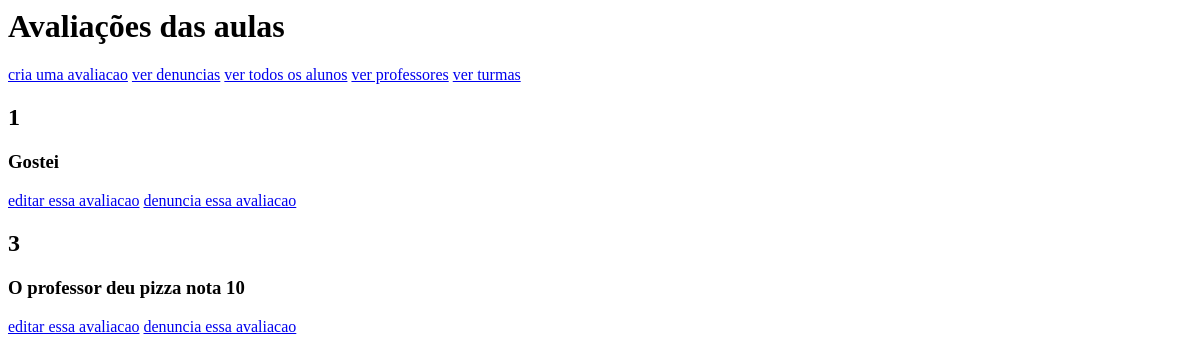
Page /home (signed in) on the earlier database version.
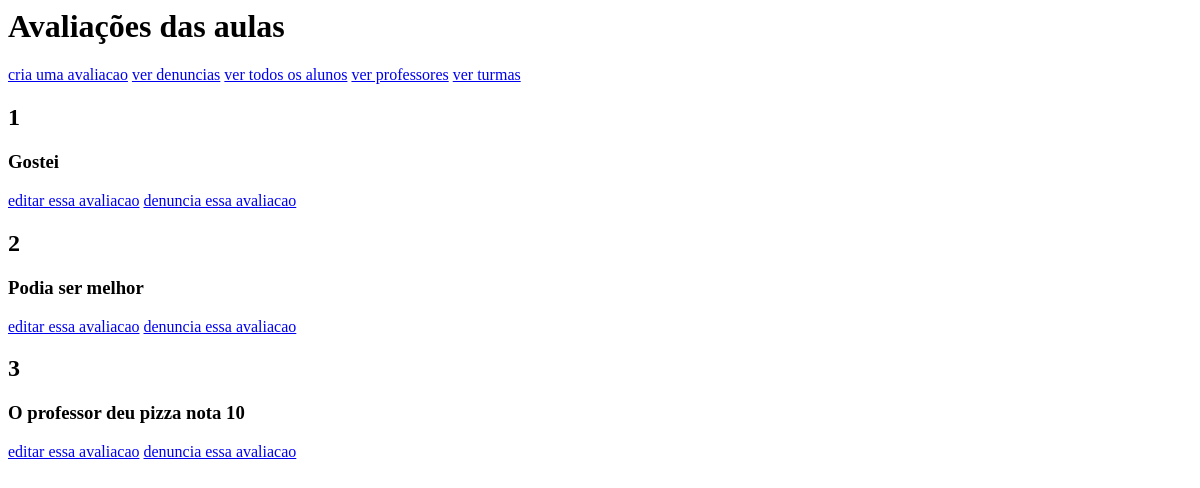
Same page on the later database version.
### tables this page shows
CREATE TABLE avaliacoes (
    id INTEGER PRIMARY KEY AUTOINCREMENT,
    comentario VARCHAR(250),
    aluno_id INT,
    turma_id INT,
    CONSTRAINT fk_aluno_id
    FOREIGN KEY (aluno_id)
    REFERENCES alunos (matricula),
    CONSTRAINT fk_turma_id
    FOREIGN KEY (turma_id)
    REFERENCES turma (numero)
);

### app.py (the view)
@app.route('/home', methods=('GET', 'POST'))
def home():
    conn = get_db_connection()
    posts = conn.execute('SELECT * FROM avaliacoes').fetchall()
    conn.close()
    return render_template('home.html', posts=posts, admin=session['admin'])

### app.py (called while the page is built)
def get_db_connection():
    conn = sqlite3.connect('database.db')
    conn.row_factory = sqlite3.Row
    return conn

### templates/home.html (shortened to what this page needs)
{% block content %}
    <h1>{% block title %} Avaliações das aulas {% endblock %}</h1>
    <a href="/createAva"> cria uma avaliacao</a>
    <a href="/denuncias"> ver denuncias</a>
    <a href="/alunos"> ver todos os alunos</a>
    <a href="/professores"> ver professores</a>
    <a href="/turmas"> ver turmas</a>
    {% for post in posts %}
        <h2>{{ post['turma_id'] }} </h2>
        <h3>{{ post['comentario'] }}</h3>
        <a href="{{url_for('edit', id=post['id'])}}"> editar essa avaliacao</a>
        <a href="{{url_for('denuncia',  id=post['id'])}}"> denuncia essa avaliacao</a>
    {% endfor %}
{% endblock %}

Differences in the rows shown:
added avaliacoes: turma_id "2", comentario "Podia ser melhor"
